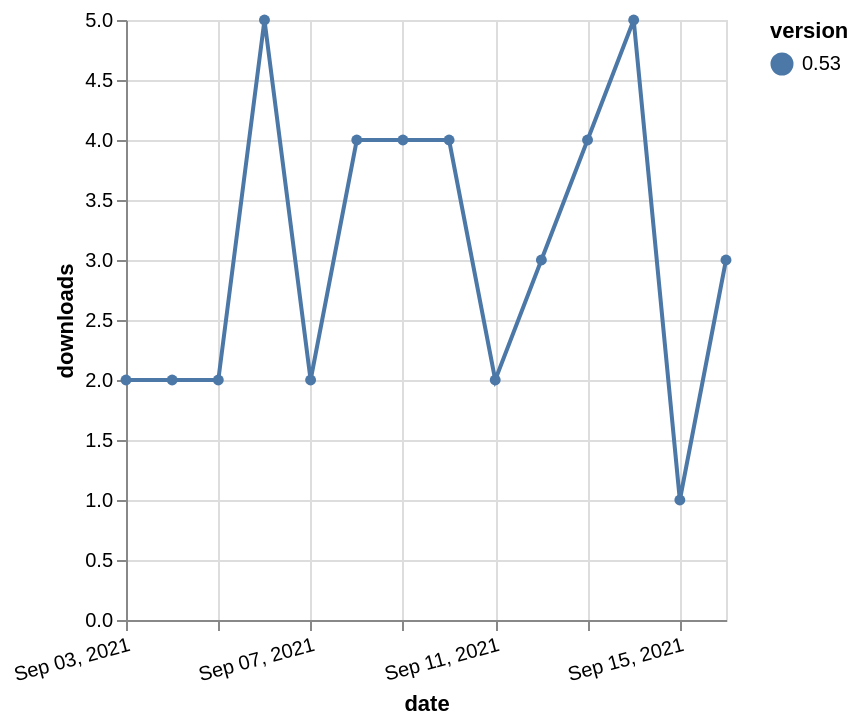

Specify this chart in Vega-Lite:
### Vega-Lite specification from a JSON file in a GitHub repository (floating-point values rounded to 4 significant figures)
{"$schema": "https://vega.github.io/schema/vega-lite/v5.json", "description": "A simple bar chart with embedded data.", "data": {"values": [{"date": "2021-09-03", "total": 3066, "delta": 2, "version": "0.53"}, {"date": "2021-09-04", "total": 3068, "delta": 2, "version": "0.53"}, {"date": "2021-09-05", "total": 3070, "delta": 2, "version": "0.53"}, {"date": "2021-09-06", "total": 3075, "delta": 5, "version": "0.53"}, {"date": "2021-09-07", "total": 3077, "delta": 2, "version": "0.53"}, {"date": "2021-09-08", "total": 3081, "delta": 4, "version": "0.53"}, {"date": "2021-09-09", "total": 3085, "delta": 4, "version": "0.53"}, {"date": "2021-09-10", "total": 3089, "delta": 4, "version": "0.53"}, {"date": "2021-09-11", "total": 3091, "delta": 2, "version": "0.53"}, {"date": "2021-09-12", "total": 3094, "delta": 3, "version": "0.53"}, {"date": "2021-09-13", "total": 3098, "delta": 4, "version": "0.53"}, {"date": "2021-09-14", "total": 3103, "delta": 5, "version": "0.53"}, {"date": "2021-09-15", "total": 3104, "delta": 1, "version": "0.53"}, {"date": "2021-09-16", "total": 3107, "delta": 3, "version": "0.53"}]}, "width": "container", "mark": {"type": "line", "point": {"filled": true}}, "encoding": {"x": {"field": "date", "type": "temporal", "timeUnit": "yearmonthdate", "title": "date", "axis": {"labelAngle": -15}}, "y": {"field": "delta", "type": "quantitative", "title": "downloads"}, "color": {"field": "version", "type": "nominal"}, "tooltip": {"field": "delta"}}}
